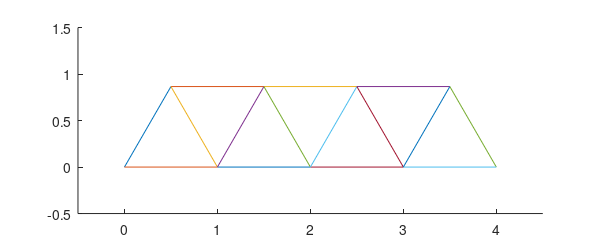
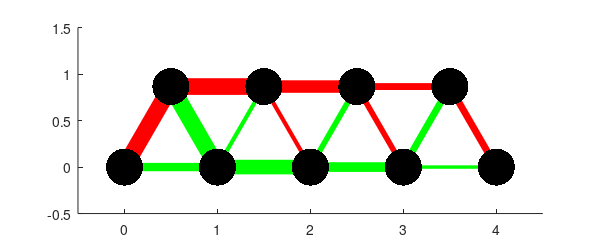
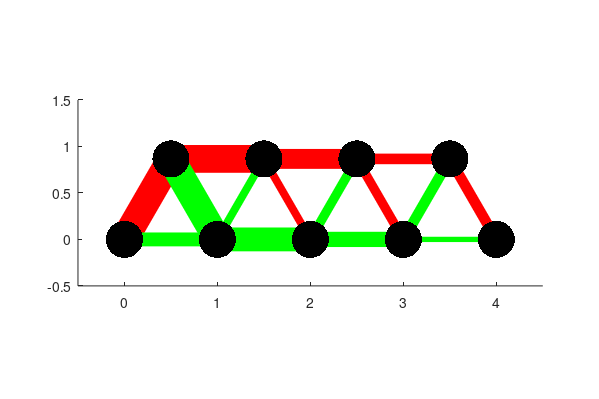

Reproduce these figures in MATLAB, in order.
%Problem 3
nodes = [0 0
    0.5 sqrt(3)/2 
    1.5 sqrt(3)/2 
    2.5 sqrt(3)/2 
    3.5 sqrt(3)/2 
    4 0
    3 0
    2 0
    1 0];

beams = [1 2
    2 3
    3 4
    4 5 
    5 6
    6 7
    7 8 
    8 9 
    9 1
    2 9 
    3 9 
    3 8 
    4 8 
    4 7
    5 7];

clf 
set(gcf, 'position', [20 50 600 250], 'paperpositionmode', 'auto')
hold on
for i = 1:15
    current = beams(i,:);
    plot(nodes(current, 1), nodes(current, 2))    
end 
axis equal;
axis([-0.5 4.5 -0.5 1.5]);

print(gcf, '-dpng', 'truss_bridge_beams.png'); 

%Problem 4
%calculate 15 forces
formula = zeros(15, 15);
formula(1,[1 2 10]) = [-1/2 1 1/2];
formula(2,[1 10]) = [-sqrt(3)/2 -sqrt(3)/2];
formula(3,[2 3 11 12]) = [-1 1 -1/2 1/2];
formula(4,[11 12]) = [-sqrt(3)/2 -sqrt(3)/2];
formula(5,[3 4 13 14]) = [-1 1 -1/2 1/2];
formula(6,[13 14]) = [-sqrt(3)/2 -sqrt(3)/2];
formula(7,[4 5 15])= [-1 1/2 -1/2];
formula(8,[5 15]) = [-sqrt(3)/2 -sqrt(3)/2];
formula(9,[5 6]) = [-1/2 -1];
formula(10,[6 7 14 15]) = [1 -1 -1/2 1/2];
formula(11,[14 15]) = [sqrt(3)/2 sqrt(3)/2];
formula(12,[7 8 12 13]) = [1 -1 -1/2 1/2];
formula(13,[12 13]) = [sqrt(3)/2 sqrt(3)/2];
formula(14,[8 9 10 11]) = [1 -1 -1/2 1/2];
formula(15,[10 11]) = [sqrt(3)/2 sqrt(3)/2];
W7 = 800;
W8 = 900;
W9 = 13000;
external_force = zeros(15, 1);
external_force([11 13 15],1) = [W7 W8 W9];
force = formula\external_force;

%plot based on strength of each force
clf 
set(gcf, 'position', [20 50 600 250], 'paperpositionmode', 'auto')
hold on
for i = 1:15
    current = beams(i,:);
    F = force(i);
    modify_F = abs(F/1000);
    color = 'red';
    if F > 0
       color = 'green'; 
    end
    plot(nodes(current, 1),nodes(current, 2),'Color',color,'LineWidth',modify_F);  
end 
plot(nodes(:,1),nodes(:,2),'.','MarkerSize',80,'Color','Black');
axis equal;
axis([-0.5 4.5 -0.5 1.5]);

print(gcf, '-dpng', 'truss_bridge_forces.png');

%Problem 7
%calculate forces when at least one beam breaks.
[L,U,P] = lu(formula);
y = L\(P*external_force);
force = U\y;
for i = 1:inf
    W9 = W9 + 0.1;
    external_force(15, 1) = W9;
    y = L\(P*external_force);
    force = U\y;
    max_force = max(abs(force));
    if max_force >= 20000    
        break;
    end 
end
%plot breaking bridge
clf 
%expand panal area to make breaking beam easy to be found.
set(gcf, 'position', [20 50 600 400], 'paperpositionmode', 'auto')
hold on
for i = 1:15
    current = beams(i,:);
    F = force(i);
    modify_F = abs(F/1000);  
    if F > 0
        plot(nodes(current, 1),nodes(current, 2),'-g','LineWidth',modify_F);
    else 
        plot(nodes(current, 1),nodes(current, 2),'-r','LineWidth',modify_F);
    end
end 
plot(nodes(:,1),nodes(:,2),'.','MarkerSize',80,'Color','Black');
axis equal;
axis([-0.5 4.5 -0.5 1.5]);

print(gcf, '-dpng', 'truss_bridge_breakingpoint_forces.png');




